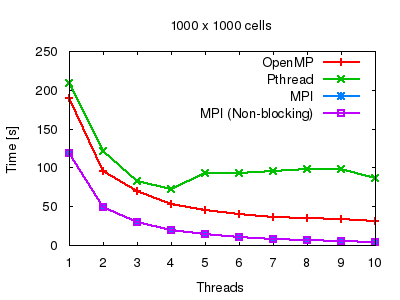

The script that drew this image:
set terminal png truecolor size 400,300 font "Helvetica" 10
set out "tests_scaling.png"
set key top right
set xlabel "Threads"
set ylabel "Time [s]"
set title "1000 x 1000 cells"
plot \
    "tests_scaling.tsv" using 1:2 title "OpenMP" with linespoints lw 2, \
    "tests_scaling.tsv" using 1:3 title "Pthread" with linespoints lw 2, \
    "tests_scaling.tsv" using 1:4 title "MPI" with linespoints lw 2, \
    "tests_scaling.tsv" using 1:5 title "MPI (Non-blocking)" with linespoints lw 2

set logscale xy
set out "tests_scaling2.png"
replot
